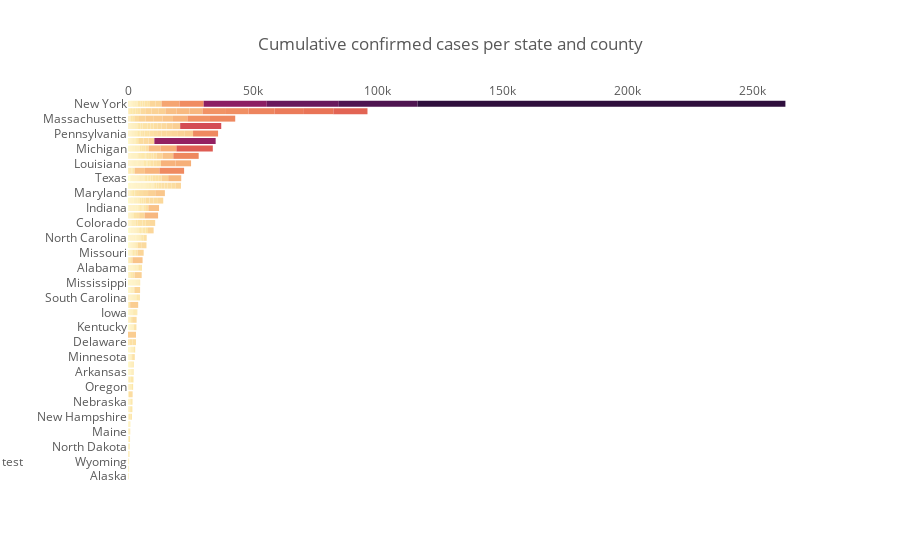

Notebook cell for this chart:
### Code cell
import plotly.graph_objects as go

fig = go.Figure()

# fig.add_trace(go.Bar(
#                  x=df3['Total Confirmed'],
#                  y=df3['State']
#                  ))

fig.add_trace(go.Bar(
                 x=df1['Confirmed'],
                 y=df1['State'],
                 customdata=df1[['County', 'Deaths']],
                 text=df1['Confirmed'],
                 marker=dict(
                            color=df1['Confirmed'],
                            line=dict(color='white', width=0),
                            colorscale='matter',
                            cmin=0,
                            cmid=15000,
                            cmax=35000
                            ),
                 orientation='h',
                 hovertemplate='<b>%{customdata[0]}</b> <br><b>Confirmed: %{value:,.2s}</b><br><br>Deaths: %{customdata[1]:,.2s}<extra></extra>'
                ))
    
annotations = []
    
for i in range(0, len(df1['State'])):
      anno = dict(
          x = df3['Total Confirmed'],
          y = df1['State'].iloc[i],
          xref='x',
          yref='y',
          text='test',
          #text= np.array2string(df1['Confirmed'].iloc[i],
          showarrow=True,
          arrowhead=1,
          ax=0,
          ay=0
      )
annotations.append(anno)
    
fig.update_layout(
        title='Cumulative confirmed cases per state and county',
        title_x=0.5,
        annotations = annotations,
        paper_bgcolor='rgba(0,0,0,0)', 
        plot_bgcolor='rgba(0,0,0,0)',
        barmode='stack',
        height=1700,
        showlegend=False,
        xaxis=dict(categoryorder="category ascending", fixedrange=True),
        yaxis=dict(autorange="reversed", title="", categoryorder="total descending", fixedrange=True),
        dragmode=False,
        font=dict(
            #family=\"Times New Roman\",
            #size=16,
            color="#595959"),
        hoverlabel=dict(
                    bgcolor="white",
                    font_size=16,
                    font_color="#595959",
                    font_family="Arial",
                    bordercolor='#595959'
                    ),
        uniformtext_minsize=10, uniformtext_mode='hide',
    )
    
fig.update_xaxes(showline=True, linewidth=0.2, side='top')
fig.update_traces(texttemplate='%{customdata[0]}: %{text:.2s}', textposition='inside')
   
fig.show()

import plotly.io as pio
pio.write_html(fig, file='Index.html', auto_open=True)

### Figure 1 — Plotly figure (JSON) as saved in the notebook; plotly's stock layout.template omitted (floating-point values rounded to 4 significant figures; data arrays with more than 128 entries replaced by an {"elided": "..."} marker saying what was removed)
{"data": [{"customdata": {"elided": "2777x2 mixed values"}, "hovertemplate": "<b>%{customdata[0]}</b> <br><b>Confirmed: %{value:,.2s}</b><br><br>Deaths: %{customdata[1]:,.2s}<extra></extra>", "marker": {"cmax": 35000, "cmid": 15000, "cmin": 0, "color": {"elided": "2777 int values"}, "colorscale": [[0, "rgb(253, 237, 176)"], [0.09091, "rgb(250, 205, 145)"], [0.1818, "rgb(246, 173, 119)"], [0.2727, "rgb(240, 142, 98)"], [0.3636, "rgb(231, 109, 84)"], [0.4545, "rgb(216, 80, 83)"], [0.5455, "rgb(195, 56, 90)"], [0.6364, "rgb(168, 40, 96)"], [0.7273, "rgb(138, 29, 99)"], [0.8182, "rgb(107, 24, 93)"], [0.9091, "rgb(76, 21, 80)"], [1, "rgb(47, 15, 61)"]], "line": {"color": "white", "width": 0}}, "orientation": "h", "text": {"elided": "2777 int values"}, "textposition": "inside", "texttemplate": "%{customdata[0]}: %{text:.2s}", "type": "bar", "x": {"elided": "2777 int values"}, "y": {"elided": "2777 str values"}}], "layout": {"annotations": [{"arrowhead": 1, "ax": 0, "ay": 0, "showarrow": true, "text": "test", "x": {"elided": "2828 int values"}, "xref": "x", "y": "Wyoming", "yref": "y"}], "autosize": true, "barmode": "stack", "dragmode": false, "font": {"color": "#595959"}, "hoverlabel": {"bgcolor": "white", "bordercolor": "#595959", "font": {"color": "#595959", "family": "Arial", "size": 16}}, "paper_bgcolor": "rgba(0, 0, 0, 0)", "plot_bgcolor": "rgba(0, 0, 0, 0)", "showlegend": false, "title": {"text": "Cumulative confirmed cases per state and county", "x": 0.5}, "uniformtext": {"minsize": 10, "mode": "hide"}, "xaxis": {"autorange": true, "categoryorder": "category ascending", "fixedrange": true, "linewidth": 0.2, "range": [0, 277100.0], "showline": true, "side": "top", "type": "linear"}, "yaxis": {"autorange": true, "categoryorder": "total descending", "fixedrange": true, "range": [50.5, -0.5], "title": {"text": ""}, "type": "category"}}}
